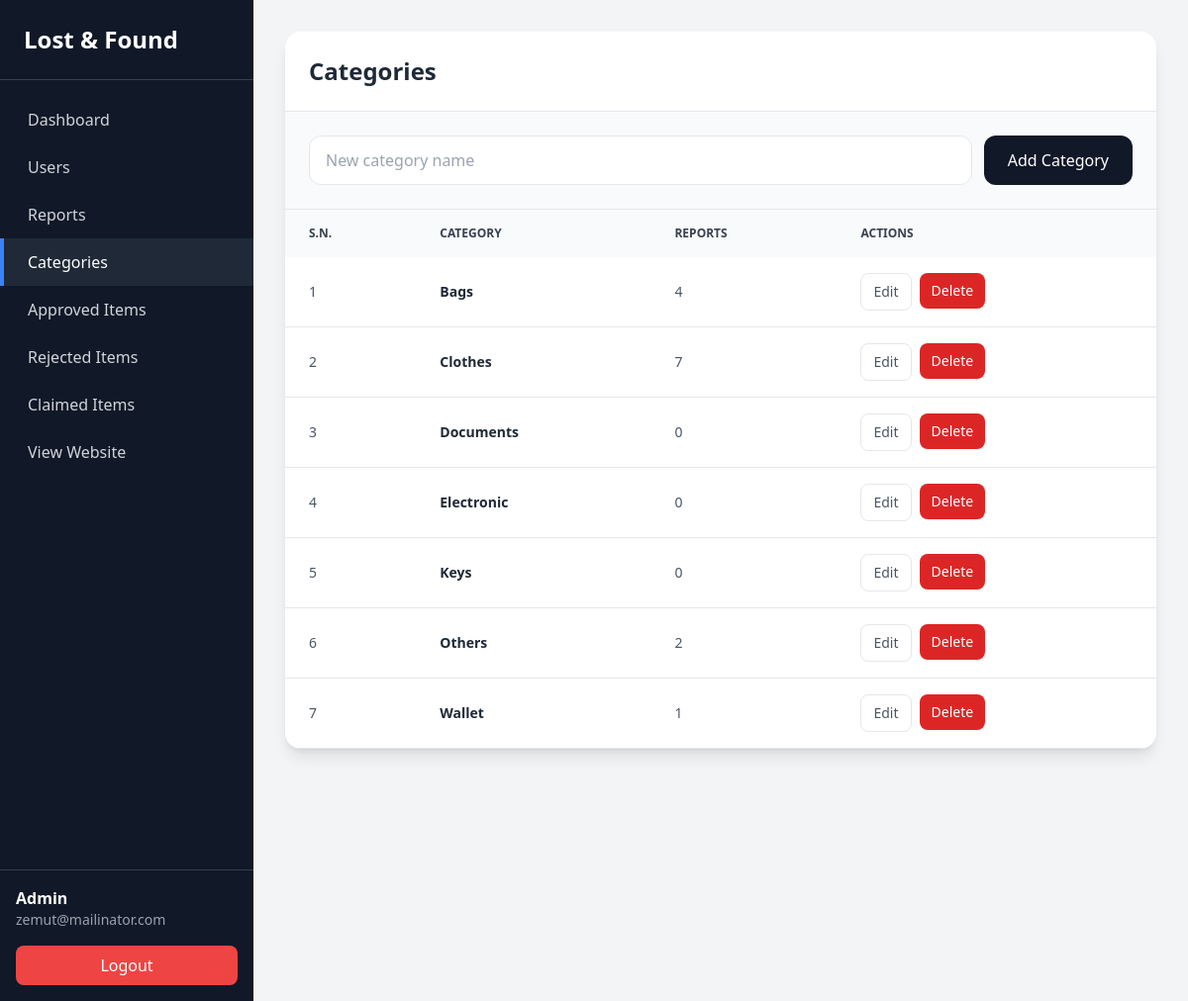
The app's page /admin/category.php (signed in) with its own data.
### tables this page shows
CREATE TABLE `category` (
  `id` int(11) NOT NULL,
  `categoryName` varchar(60) NOT NULL
);

### admin/category.php (the view, shortened to what this page needs)
<?php
class CategoryAdmin extends Database
{
    public function pdo(): PDO
    {
        return $this->conn;
    }
}
$db = new CategoryAdmin();
$pdo = $db->pdo();
$page = max(1, (int) ($_GET['page'] ?? 1));
$limit = 10;
$offset = ($page - 1) * $limit;
$stmt = $pdo->prepare("
    SELECT
        category.*,
        COUNT(reports.id) AS report_count
    FROM category
    LEFT JOIN reports ON reports.category_id = category.id
    GROUP BY category.id
    ORDER BY category.categoryName ASC
    LIMIT :limit OFFSET :offset
");
$stmt->bindValue(':limit', $limit, PDO::PARAM_INT);
$stmt->bindValue(':offset', $offset, PDO::PARAM_INT);
$stmt->execute();
$categories = $stmt->fetchAll();
$editId = (int) ($_GET['edit'] ?? 0);
require_once "includes/header.php";
?>
<div class="flex-1 w-full p-8 bg-gray-100 min-h-screen">
    <div class="bg-white rounded-2xl shadow-lg overflow-hidden">
        <div class="p-6 border-b">
            <h1 class="text-2xl font-bold text-gray-800">Categories</h1>
        </div>
        <div class="p-6 border-b bg-gray-50">
            <form method="POST" class="flex flex-col sm:flex-row gap-3">
                <input type="text" name="categoryName" placeholder="New category name"
                    class="flex-1 border rounded-xl px-4 py-3">
                <button class="px-6 py-3 bg-gray-900 text-white rounded-xl hover:bg-gray-800">Add Category</button>
            </form>
        </div>
        <div class="overflow-x-auto">
            <table class="w-full text-sm text-left text-gray-600">
                <thead class="bg-gray-50 text-gray-700 uppercase text-xs">
                    <tr>
                        <th class="px-6 py-4">S.N.</th>
                        <th class="px-6 py-4">Category</th>
                        <th class="px-6 py-4">Reports</th>
                        <th class="px-6 py-4">Actions</th>
                    </tr>
                </thead>
                <tbody>
                    <?php foreach ($categories as $index => $category): ?>
                        <tr class="border-b hover:bg-gray-50 transition">
                            <td class="px-6 py-4"><?= $offset + $index + 1 ?></td>
                            <td class="px-6 py-4 font-semibold text-gray-800">
                                <?php if ($editId === (int) $category['id']): ?>
                                    <form method="POST" class="flex gap-2">
                                        <input type="hidden" name="action" value="update">
                                        <input type="hidden" name="id" value="<?= (int) $category['id'] ?>">
                                        <input type="text" name="categoryName"
                                            value="<?= htmlspecialchars($category['categoryName']) ?>"
                                            class="border rounded-lg px-3 py-2">
                                        <button class="px-3 py-2 bg-blue-600 text-white rounded-lg">Save</button>
                                        <a href="category.php" class="px-3 py-2 border rounded-lg">Cancel</a>
                                    </form>
                                <?php else: ?>
                                    <?= htmlspecialchars(ucfirst($category['categoryName'])) ?>
                                <?php endif; ?>
                            </td>
                            <td class="px-6 py-4"><?= (int) $category['report_count'] ?></td>
                            <td class="px-6 py-4">
                                <div class="flex flex-wrap gap-2">
                                    <a href="?edit=<?= (int) $category['id'] ?>"
                                        class="px-3 py-2 rounded-lg border bg-white hover:bg-gray-50">Edit</a>
                                    <form method="POST" onsubmit="return confirm('Delete this category?');">
                                        <form method="POST" onsubmit="return confirm('Delete this category?');">
                                            <button class="px-3 py-2 rounded-lg bg-red-600 text-white hover:bg-red-700">
                                                Delete
                                            </button>
                                        </form>
                                    </form>
                                </div>
                            </td>
                        </tr>
                    <?php endforeach; ?>
                </tbody>
            </table>
        </div>
    </div>
</div>
<?php require_once "includes/footer.php"; ?>

### records on screen
category: index "1", categoryName "Bags", report_count "4"
category: index "2", categoryName "Clothes", report_count "7"
category: index "3", categoryName "Documents", report_count "0"
category: index "4", categoryName "Electronic", report_count "0"
category: index "5", categoryName "Keys", report_count "0"
category: index "6", categoryName "Others", report_count "2"
category: index "7", categoryName "Wallet", report_count "1"

### other values on screen
$_SESSION['user']['email'] "zemut@mailinator.com"
